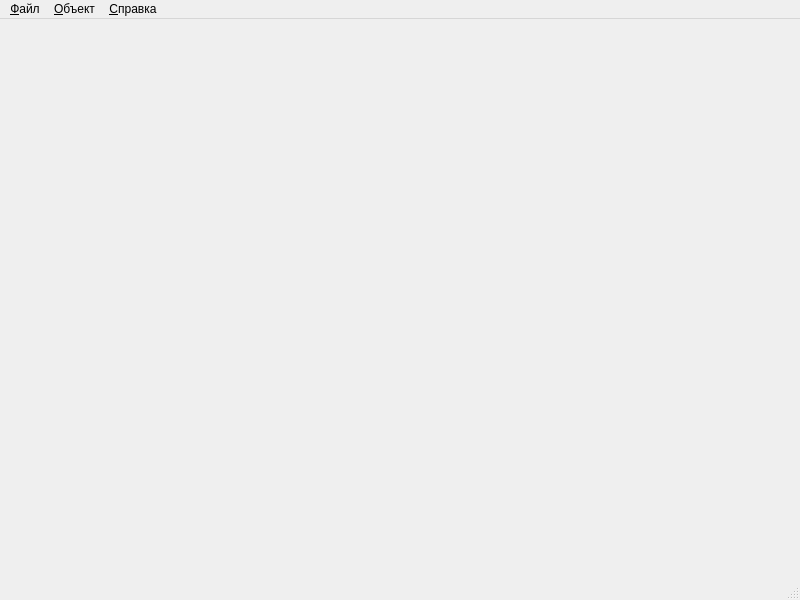
<?xml version="1.0" encoding="UTF-8"?>
<ui version="4.0">
 <class>BaseWindow</class>
 <widget class="QMainWindow" name="BaseWindow">
  <property name="geometry">
   <rect>
    <x>0</x>
    <y>0</y>
    <width>800</width>
    <height>600</height>
   </rect>
  </property>
  <property name="windowTitle">
   <string>MainWindow</string>
  </property>
  <widget class="QWidget" name="centralwidget"/>
  <widget class="QMenuBar" name="menubar">
   <property name="geometry">
    <rect>
     <x>0</x>
     <y>0</y>
     <width>800</width>
     <height>27</height>
    </rect>
   </property>
   <widget class="QMenu" name="m_file">
    <property name="title">
     <string>&amp;Файл</string>
    </property>
    <addaction name="a_create"/>
    <addaction name="a_open"/>
    <addaction name="separator"/>
    <addaction name="a_save"/>
    <addaction name="a_saveas"/>
    <addaction name="a_saveasweb"/>
    <addaction name="separator"/>
    <addaction name="a_openasweb"/>
    <addaction name="separator"/>
    <addaction name="a_exit"/>
   </widget>
   <widget class="QMenu" name="m_object">
    <property name="title">
     <string>&amp;Объект</string>
    </property>
    <addaction name="a_createbt"/>
    <addaction name="a_createed"/>
    <addaction name="a_createlb"/>
    <addaction name="separator"/>
    <addaction name="a_delobj"/>
   </widget>
   <widget class="QMenu" name="m_help">
    <property name="title">
     <string>&amp;Справка</string>
    </property>
    <addaction name="a_about"/>
   </widget>
   <addaction name="m_file"/>
   <addaction name="m_object"/>
   <addaction name="m_help"/>
  </widget>
  <widget class="QStatusBar" name="statusbar"/>
  <action name="a_create">
   <property name="text">
    <string>Созд&amp;ать</string>
   </property>
   <property name="statusTip">
    <string>Создать схему размещения</string>
   </property>
   <property name="shortcut">
    <string>Ctrl+N</string>
   </property>
  </action>
  <action name="a_open">
   <property name="text">
    <string>&amp;Открыть</string>
   </property>
   <property name="statusTip">
    <string>Открыть схему размещения объектов</string>
   </property>
   <property name="shortcut">
    <string>Ctrl+O</string>
   </property>
  </action>
  <action name="a_save">
   <property name="text">
    <string>&amp;Сохранить</string>
   </property>
   <property name="statusTip">
    <string>Сохранить схему размещения объектов</string>
   </property>
   <property name="shortcut">
    <string>Ctrl+S</string>
   </property>
  </action>
  <action name="a_saveas">
   <property name="text">
    <string>Сохранить &amp;как</string>
   </property>
   <property name="statusTip">
    <string>Сохранить схему размещения объектов как...</string>
   </property>
  </action>
  <action name="a_saveasweb">
   <property name="text">
    <string>Сохранить как Web-страни&amp;цу</string>
   </property>
   <property name="statusTip">
    <string>Сохранить схему размещения объектов как Web-страницу</string>
   </property>
  </action>
  <action name="a_openasweb">
   <property name="text">
    <string>Открыть как &amp;Web-страницу</string>
   </property>
   <property name="statusTip">
    <string>Открыть схему размещения объектов как Web-страницу</string>
   </property>
  </action>
  <action name="a_exit">
   <property name="text">
    <string>В&amp;ыход</string>
   </property>
   <property name="statusTip">
    <string>Выход из программы</string>
   </property>
   <property name="shortcut">
    <string>Ctrl+Q</string>
   </property>
  </action>
  <action name="a_createbt">
   <property name="icon">
    <iconset>
     <normaloff>icons/bt.png</normaloff>icons/bt.png</iconset>
   </property>
   <property name="text">
    <string>Создать &amp;кнопку</string>
   </property>
   <property name="statusTip">
    <string>Создать кнопку на форме</string>
   </property>
  </action>
  <action name="a_createed">
   <property name="icon">
    <iconset>
     <normaloff>icons/ed.png</normaloff>icons/ed.png</iconset>
   </property>
   <property name="text">
    <string>Создать &amp;поле ввода</string>
   </property>
   <property name="statusTip">
    <string>Создать поле ввода на форме</string>
   </property>
  </action>
  <action name="a_createlb">
   <property name="icon">
    <iconset>
     <normaloff>icons/lb.png</normaloff>icons/lb.png</iconset>
   </property>
   <property name="text">
    <string>Создать &amp;надпись</string>
   </property>
   <property name="statusTip">
    <string>Создать надпись на форме</string>
   </property>
  </action>
  <action name="a_delobj">
   <property name="text">
    <string>У&amp;далить объект</string>
   </property>
   <property name="statusTip">
    <string>Удалить выбранный объект</string>
   </property>
   <property name="shortcut">
    <string>Del</string>
   </property>
  </action>
  <action name="a_about">
   <property name="text">
    <string>&amp;О программе</string>
   </property>
   <property name="statusTip">
    <string>Сведения о программе</string>
   </property>
   <property name="shortcut">
    <string>F1</string>
   </property>
  </action>
 </widget>
 <resources/>
 <connections/>
</ui>
